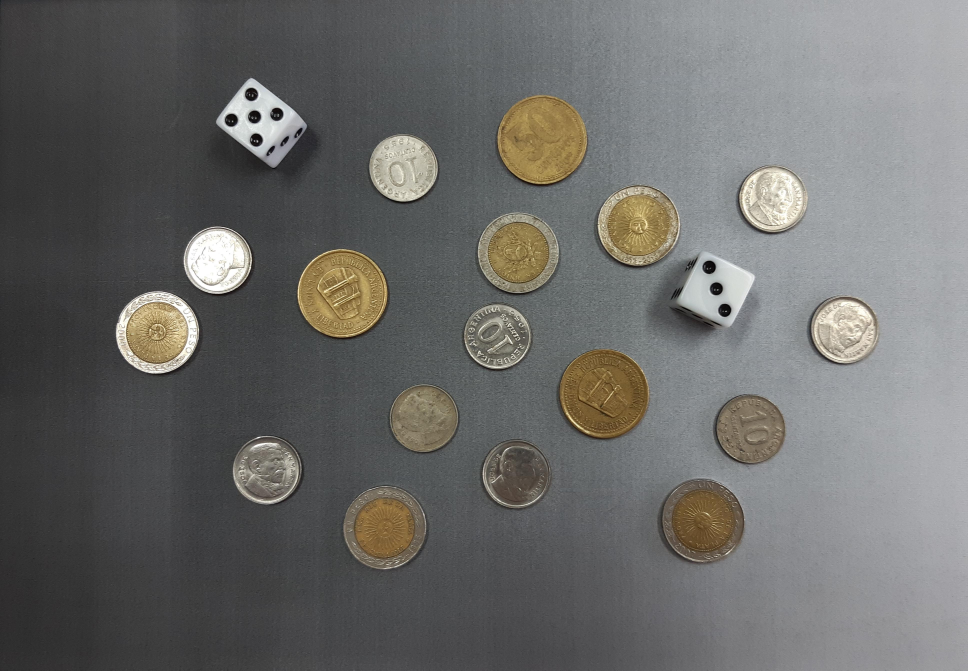
#> input picture clasificador/imagenes/monedas.jpg, 3871 x 2681 px, found by its file name (shown at 1/4 size)
$ python Detector_objetos.py   (older library calls are emulated)
#> lines starting #> are read from the running program, lines starting #| are printed output that depends on the picture; after the words box and inside, x2 and y2 are one past the last pixel; in counts of white or black regions, pixels touching at a corner belong together
### clasificador/Funciones.py
import cv2
import numpy as np
import matplotlib.pyplot as plt

# [18 lines left out: function imshow, not called in this run]

def filtro_sobel(imagen_entrada: np.ndarray, tamano_kernel: int = 3) -> np.ndarray:
    """
    Aplica el filtro Sobel en las direcciones x e y a la imagen dada.

    Parameters:
    - imagen_entrada (np.ndarray): La imagen a la cual se aplicará el filtro Sobel.
    - tamano_kernel (int, optional): Tamaño del kernel para el filtro Sobel. Por defecto es 3.

    Returns:
    - np.ndarray: La imagen resultante después de aplicar el filtro Sobel.
    """
#> called with tamano_kernel = 3
    sobel_x = cv2.Sobel(imagen_entrada, cv2.CV_64F, 1, 0, ksize=tamano_kernel)
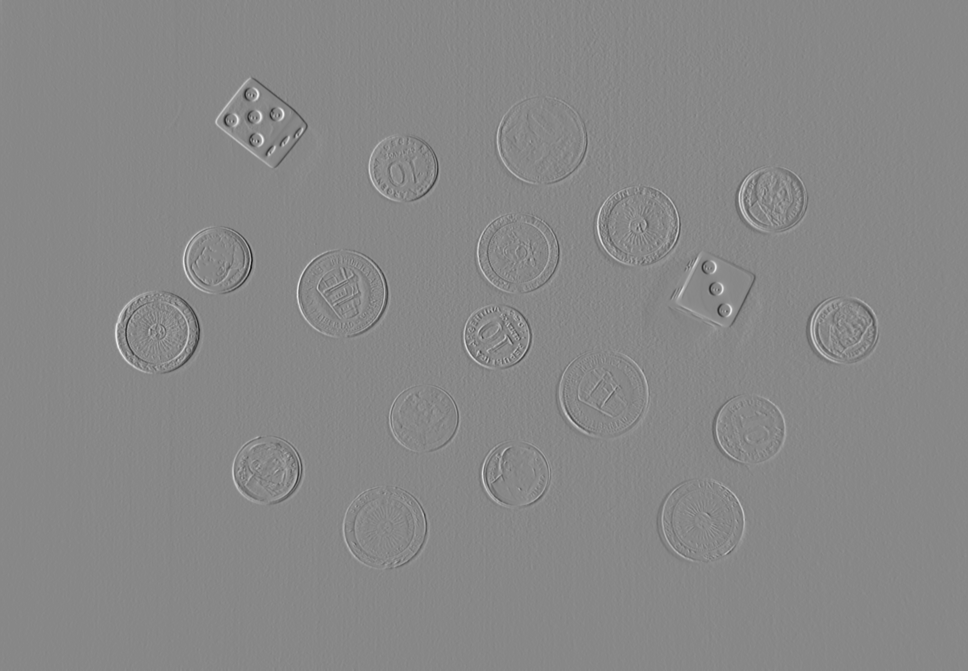
#> sobel_x: shape (2681, 3871) float64 (shown at 1/4 size); min -228, max 200, mean 0.3; drawn with min black and max white
    sobel_y = cv2.Sobel(imagen_entrada, cv2.CV_64F, 0, 1, ksize=tamano_kernel)

    imagen_gradiente = cv2.convertScaleAbs(np.sqrt(sobel_x**2 + sobel_y**2))
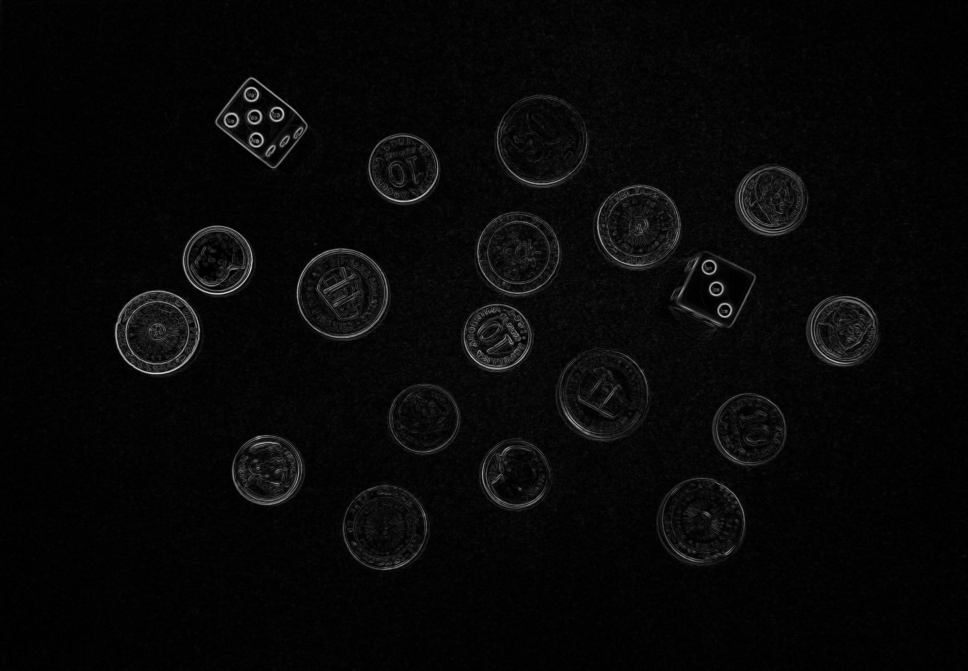
#> imagen_gradiente: shape (2681, 3871) (shown at 1/4 size); min 0, max 234, mean 7.6

    return imagen_gradiente

def apertura(img: np.ndarray, radio_circulo: int = 35) -> np.ndarray:
    """
    Aplica la operación de apertura a una imagen utilizando un kernel circular.

    Parameters:
    - img (np.ndarray): La imagen de entrada.
    - radio_circulo (int): El radio del elemento estructurante circular. Por defecto, se establece en 35.

    Returns:
    - np.ndarray: La imagen resultante después de aplicar la operación de apertura.
    """
    kernel_apertura  = cv2.getStructuringElement(cv2.MORPH_ELLIPSE, (2 * radio_circulo + 1, 2 * radio_circulo + 1))

    imagen_contornos = cv2.morphologyEx(img, cv2.MORPH_OPEN, kernel_apertura)

    return imagen_contornos

def obtener_contornos(imagen_entrada: np.ndarray) -> np.ndarray:
    """
    Aplica una serie de operaciones para obtener y resaltar los contornos en una imagen.

    Parameters:
    - imagen_entrada (np.ndarray): La imagen de entrada.

    Returns:
    - np.ndarray: La imagen resultante después de resaltar los contornos.
    """

    imagen_suavizada = cv2.GaussianBlur(imagen_entrada, (15, 15), 0)

    imagen_gradiente = filtro_sobel(imagen_suavizada)

    imagen_filtrada_umbral = cv2.GaussianBlur(imagen_gradiente, (19, 19), 0)

    imagen_gradiente_abs = cv2.convertScaleAbs(imagen_filtrada_umbral)

    umbral_superior = int(np.percentile(imagen_gradiente_abs, 90))
#> umbral_superior = 16

    _, imagen_umbralizada = cv2.threshold(imagen_gradiente_abs, umbral_superior, 1, cv2.THRESH_BINARY)
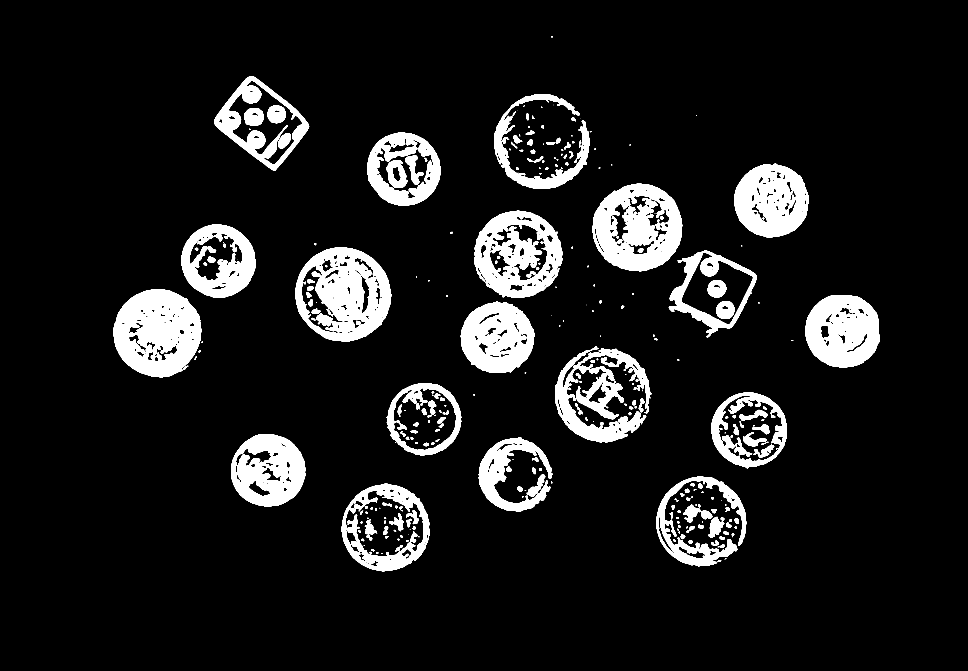
#> imagen_umbralizada: shape (2681, 3871) (shown at 1/4 size); values 0 (black) and 1 (white), 9.9% white; 323 white regions (51 under 20 px), largest, box (x1, y1, x2, y2) and area: (455, 1156, 805, 1509) 87829, (1181, 989, 1565, 1366) 83386, (2371, 735, 2729, 1085) 78651

    imagen_expandida = cv2.morphologyEx(imagen_umbralizada, cv2.MORPH_CLOSE, np.ones((25, 25), np.uint8))
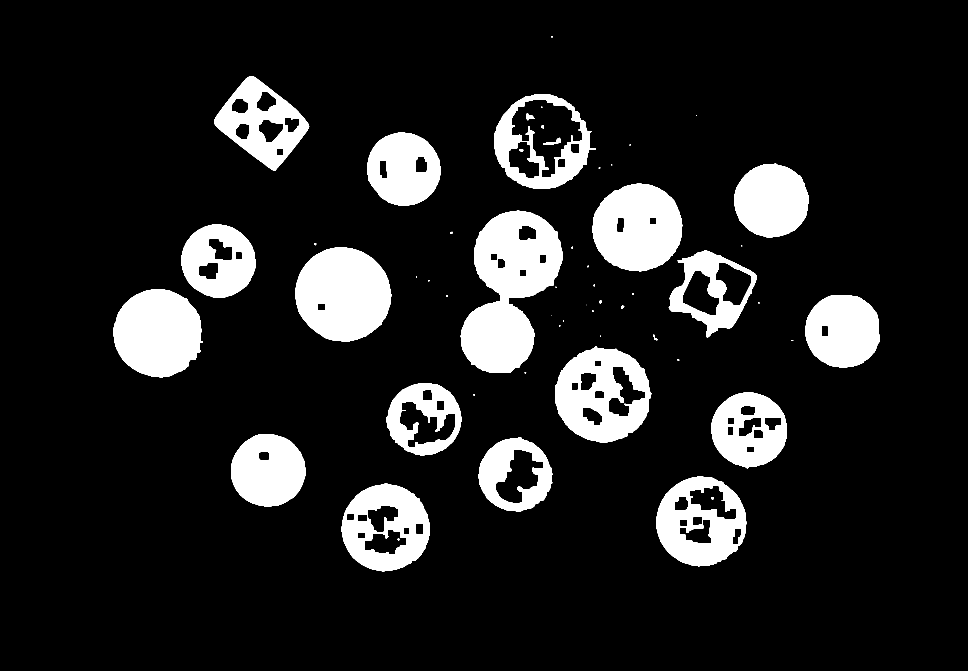
#> imagen_expandida: shape (2681, 3871) (shown at 1/4 size); values 0 (black) and 1 (white), 12.7% white; 55 white regions (12 under 20 px)

    contornos, _ = cv2.findContours(imagen_expandida, cv2.RETR_EXTERNAL, cv2.CHAIN_APPROX_SIMPLE)
#> contornos = 48 contours, 21 with area under 20; largest, box (x1, y1, x2, y2) and area: (1843, 843, 2250, 1492) 161014, (1977, 376, 2384, 756) 112036, (2220, 1385, 2608, 1770) 111826, (1181, 989, 1565, 1366) 111658, (2625, 1906, 2985, 2265) 99552

    for i, contorno in enumerate(contornos):
        area_contorno = cv2.contourArea(contorno)
        if area_contorno >= 1000:
            cv2.drawContours(imagen_umbralizada, [contorno], -1, 255, thickness=cv2.FILLED)
#> this loop made 48 passes
#> area_contorno on passes 1, 2, 3, 4, 6, 7, 9, 10, 13, 18, 21, 23: 94996.5, 99551.5, 66128, 67235.5, 70197, 66174, 27.5, 111826.5, 82, 86, 75.5, 68610.5
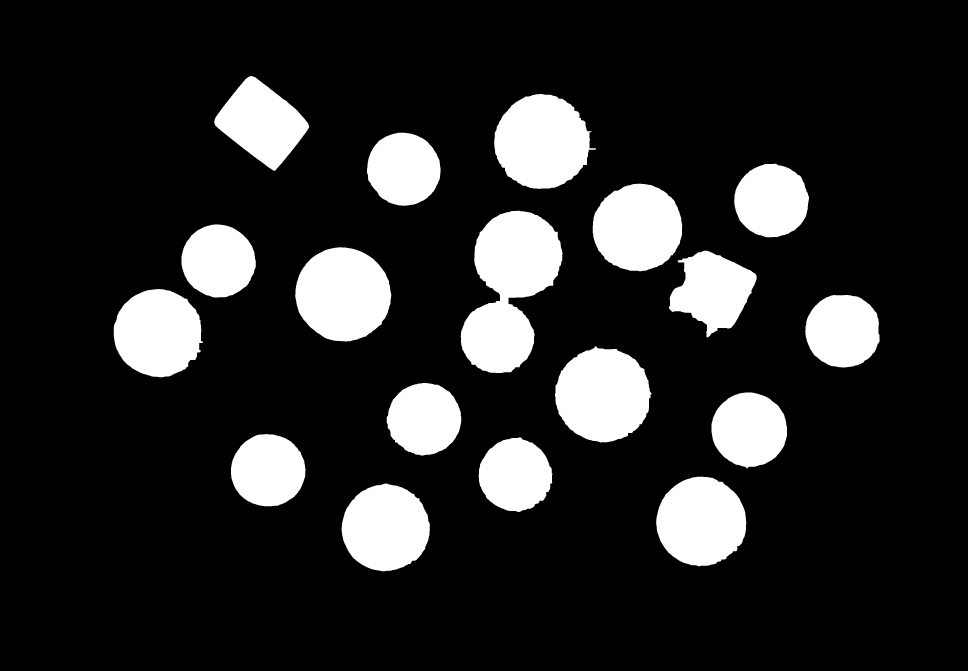
#> imagen_umbralizada: shape (2681, 3871) (shown at 1/4 size); 15.29% of pixels changed, all inside (x1, y1, x2, y2) = (455, 304, 3519, 2285)

    imagen_contornos = apertura(imagen_umbralizada)
#> in apertura, `kernel_apertura  = cv2.getStructuringElement(cv2.MORPH_ELLIPSE, (2 * r..`:
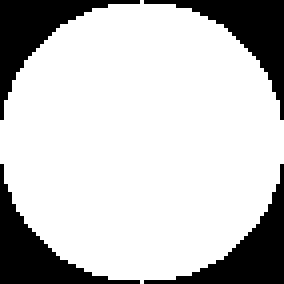
#> kernel_apertura: shape (71, 71) (shown 4 times larger); values 0 (black) and 1 (white), 77.5% white; 4 black regions, box (x1, y1, x2, y2) and area: (0, 0, 35, 30) 284, (36, 0, 71, 30) 284, (0, 41, 35, 71) 284, (36, 41, 71, 71) 284
#> in apertura, `imagen_contornos = cv2.morphologyEx(img, cv2.MORPH_OPEN, kernel_apertu..`:
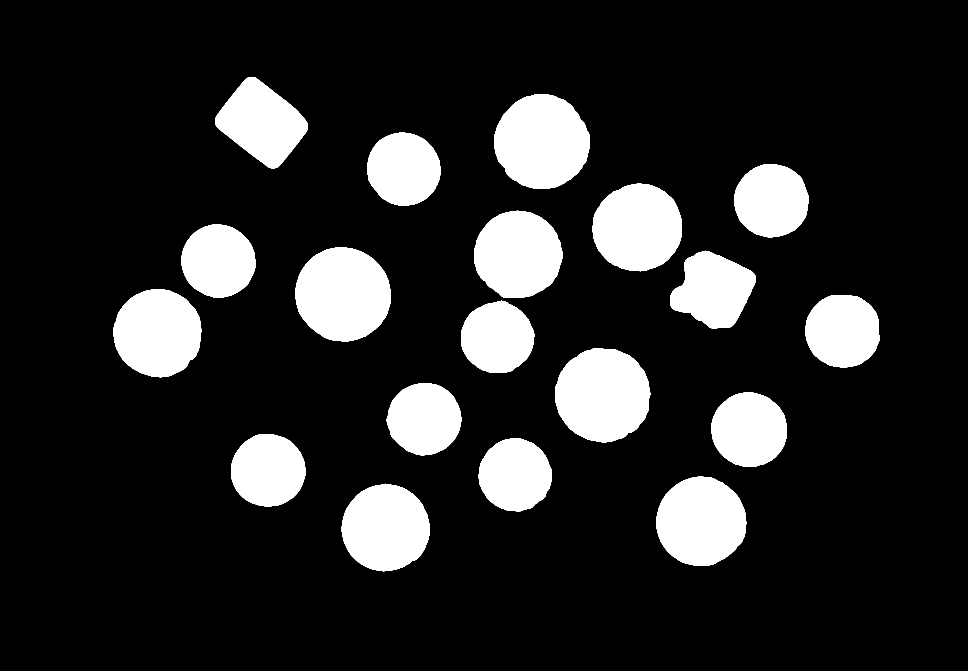
#> imagen_contornos: shape (2681, 3871) (shown at 1/4 size); 15.2% white; 19 white regions, largest, box (x1, y1, x2, y2) and area: (1182, 989, 1564, 1366) 112070, (2221, 1392, 2601, 1769) 111750, (1977, 376, 2358, 756) 111571

    return imagen_contornos

# [227 lines left out: functions es_circulo, valor_moneda, monedas_y_dados, contador_monedas, contar_monedas_por_valor, dibujar_moneda and 4 more, not called in this run]

### clasificador/Detector_objetos.py
import cv2
from clasificador.Funciones import obtener_contornos, monedas_y_dados

ruta_imagen_entrada = './clasificador/imagenes/monedas.jpg'
imagen_gris = cv2.imread(ruta_imagen_entrada, cv2.IMREAD_GRAYSCALE)

imagen_contornos = obtener_contornos(imagen_gris)

ruta_imagen_salida = './clasificador/imagenes/imagen_contornos.jpg'
cv2.imwrite(ruta_imagen_salida, imagen_contornos)
